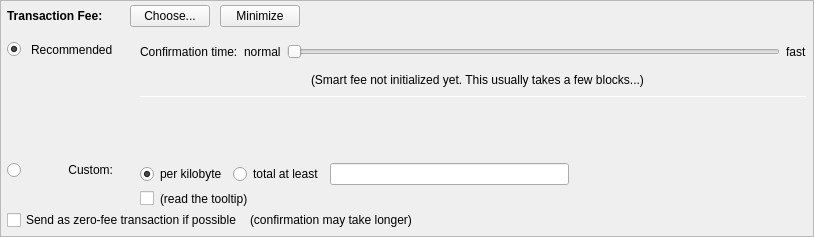
         <widget class="QFrame" name="frameFee">
          <property name="sizePolicy">
           <sizepolicy hsizetype="Expanding" vsizetype="Expanding">
            <horstretch>0</horstretch>
            <verstretch>0</verstretch>
           </sizepolicy>
          </property>
          <property name="maximumSize">
           <size>
            <width>16777215</width>
            <height>16777215</height>
           </size>
          </property>
          <property name="frameShape">
           <enum>QFrame::StyledPanel</enum>
          </property>
          <property name="frameShadow">
           <enum>QFrame::Sunken</enum>
          </property>
          <layout class="QVBoxLayout" name="verticalLayoutFee1">
           <property name="spacing">
            <number>0</number>
           </property>
           <property name="leftMargin">
            <number>0</number>
           </property>
           <property name="topMargin">
            <number>0</number>
           </property>
           <property name="rightMargin">
            <number>0</number>
           </property>
           <property name="bottomMargin">
            <number>0</number>
           </property>
           <item>
            <layout class="QVBoxLayout" name="verticalLayoutFee2" stretch="0,0,0">
             <property name="spacing">
              <number>0</number>
             </property>
             <property name="leftMargin">
              <number>6</number>
             </property>
             <property name="topMargin">
              <number>0</number>
             </property>
             <property name="rightMargin">
              <number>6</number>
             </property>
             <item>
              <layout class="QHBoxLayout" name="horizontalLayoutFee1">
               <property name="bottomMargin">
                <number>0</number>
               </property>
               <item>
                <layout class="QVBoxLayout" name="verticalLayoutFee7">
                 <property name="spacing">
                  <number>0</number>
                 </property>
                 <item>
                  <spacer name="verticalSpacerSmartFee">
                   <property name="orientation">
                    <enum>Qt::Vertical</enum>
                   </property>
                   <property name="sizeType">
                    <enum>QSizePolicy::Fixed</enum>
                   </property>
                   <property name="sizeHint" stdset="0">
                    <size>
                     <width>1</width>
                     <height>4</height>
                    </size>
                   </property>
                  </spacer>
                 </item>
                 <item>
                  <layout class="QHBoxLayout" name="horizontalLayoutSmartFee">
                   <property name="spacing">
                    <number>10</number>
                   </property>
                   <item>
                    <widget class="QLabel" name="labelFeeHeadline">
                     <property name="sizePolicy">
                      <sizepolicy hsizetype="Preferred" vsizetype="Maximum">
                       <horstretch>0</horstretch>
                       <verstretch>0</verstretch>
                      </sizepolicy>
                     </property>
                     <property name="font">
                      <font>
                       <weight>75</weight>
                       <bold>true</bold>
                      </font>
                     </property>
                     <property name="styleSheet">
                      <string notr="true">font-weight:bold;</string>
                     </property>
                     <property name="text">
                      <string>Transaction Fee:</string>
                     </property>
                    </widget>
                   </item>
                   <item>
                    <widget class="QLabel" name="labelFeeMinimized">
                     <property name="text">
                      <string/>
                     </property>
                    </widget>
                   </item>
                   <item>
                    <widget class="QPushButton" name="buttonChooseFee">
                     <property name="text">
                      <string>Choose...</string>
                     </property>
                    </widget>
                   </item>
                   <item>
                    <widget class="QPushButton" name="buttonMinimizeFee">
                     <property name="toolTip">
                      <string>collapse fee-settings</string>
                     </property>
                     <property name="text">
                      <string>Minimize</string>
                     </property>
                    </widget>
                   </item>
                  </layout>
                 </item>
                 <item>
                  <spacer name="verticalSpacer_5">
                   <property name="orientation">
                    <enum>Qt::Vertical</enum>
                   </property>
                   <property name="sizeHint" stdset="0">
                    <size>
                     <width>1</width>
                     <height>1</height>
                    </size>
                   </property>
                  </spacer>
                 </item>
                </layout>
               </item>
               <item>
                <spacer name="horizontalSpacer_4">
                 <property name="orientation">
                  <enum>Qt::Horizontal</enum>
                 </property>
                 <property name="sizeHint" stdset="0">
                  <size>
                   <width>40</width>
                   <height>20</height>
                  </size>
                 </property>
                </spacer>
               </item>
              </layout>
             </item>
             <item>
              <widget class="QFrame" name="frameFeeSelection">
               <layout class="QVBoxLayout" name="verticalLayoutFee12">
                <property name="spacing">
                 <number>0</number>
                </property>
                <property name="leftMargin">
                 <number>0</number>
                </property>
                <property name="topMargin">
                 <number>0</number>
                </property>
                <property name="rightMargin">
                 <number>0</number>
                </property>
                <property name="bottomMargin">
                 <number>0</number>
                </property>
                <item>
                 <layout class="QGridLayout" name="gridLayoutFee">
                  <property name="topMargin">
                   <number>10</number>
                  </property>
                  <property name="bottomMargin">
                   <number>4</number>
                  </property>
                  <property name="horizontalSpacing">
                   <number>10</number>
                  </property>
                  <property name="verticalSpacing">
                   <number>4</number>
                  </property>
                  <item row="2" column="0">
                   <layout class="QVBoxLayout" name="verticalLayoutFee4" stretch="0">
                    <item>
                     <spacer name="verticalSpacer_2">
                      <property name="orientation">
                       <enum>Qt::Vertical</enum>
                      </property>
                      <property name="sizeHint" stdset="0">
                       <size>
                        <width>1</width>
                        <height>1</height>
                       </size>
                      </property>
                     </spacer>
                    </item>
                   </layout>
                  </item>
                  <item row="3" column="0">
                   <layout class="QVBoxLayout" name="verticalLayoutFee9" stretch="0,1">
                    <item>
                     <widget class="QRadioButton" name="radioCustomFee">
                      <property name="text">
                       <string/>
                      </property>
                      <attribute name="buttonGroup">
                       <string notr="true">groupFee</string>
                      </attribute>
                     </widget>
                    </item>
                    <item>
                     <spacer name="verticalSpacer_6">
                      <property name="orientation">
                       <enum>Qt::Vertical</enum>
                      </property>
                      <property name="sizeHint" stdset="0">
                       <size>
                        <width>1</width>
                        <height>1</height>
                       </size>
                      </property>
                     </spacer>
                    </item>
                   </layout>
                  </item>
                  <item row="3" column="1">
                   <widget class="QLabel" name="labelCustomFee">
                    <property name="text">
                     <string>Custom:</string>
                    </property>
                    <property name="alignment">
                     <set>Qt::AlignRight|Qt::AlignTop|Qt::AlignTrailing</set>
                    </property>
                   </widget>
                  </item>
                  <item row="3" column="4">
                   <layout class="QVBoxLayout" name="verticalLayoutFee8">
                    <property name="spacing">
                     <number>6</number>
                    </property>
                    <item>
                     <layout class="QHBoxLayout" name="horizontalLayoutFee13">
                      <item>
                       <widget class="QRadioButton" name="radioCustomPerKilobyte">
                        <property name="toolTip">
                         <string>If the custom fee is set to 1000 uSPEs and the transaction is only 250 bytes, then &quot;per kilobyte&quot; only pays 250 uSPEs in fee,&lt;br /&gt;while &quot;at least&quot; pays 1000 uSPEs. For transactions bigger than a kilobyte both pay by kilobyte.</string>
                        </property>
                        <property name="text">
                         <string>per kilobyte</string>
                        </property>
                        <property name="checked">
                         <bool>true</bool>
                        </property>
                        <attribute name="buttonGroup">
                         <string notr="true">groupCustomFee</string>
                        </attribute>
                       </widget>
                      </item>
                      <item>
                       <widget class="QRadioButton" name="radioCustomAtLeast">
                        <property name="toolTip">
                         <string>If the custom fee is set to 1000 uSPEs and the transaction is only 250 bytes, then &quot;per kilobyte&quot; only pays 250 uSPEs in fee,&lt;br /&gt;while &quot;total at least&quot; pays 1000 uSPEs. For transactions bigger than a kilobyte both pay by kilobyte.</string>
                        </property>
                        <property name="text">
                         <string>total at least</string>
                        </property>
                        <attribute name="buttonGroup">
                         <string notr="true">groupCustomFee</string>
                        </attribute>
                       </widget>
                      </item>
                      <item>
                       <widget class="BitcoinAmountField" name="customFee"/>
                      </item>
                      <item>
                       <spacer name="horizontalSpacer_6">
                        <property name="orientation">
                         <enum>Qt::Horizontal</enum>
                        </property>
                        <property name="sizeHint" stdset="0">
                         <size>
                          <width>1</width>
                          <height>1</height>
                         </size>
                        </property>
                       </spacer>
                      </item>
                     </layout>
                    </item>
                    <item>
                     <layout class="QHBoxLayout" name="horizontalLayoutFee8">
                      <item>
                       <widget class="QCheckBox" name="checkBoxMinimumFee">
                        <property name="toolTip">
                         <string>Paying only the minimum fee is just fine as long as there is less transaction volume than space in the blocks.&lt;br /&gt;But be aware that this can end up in a never confirming transaction once there is more demand for MyTicketCoin transactions than the network can process.</string>
                        </property>
                        <property name="text">
                         <string/>
                        </property>
                       </widget>
                      </item>
                      <item>
                       <widget class="QLabel" name="labelMinFeeWarning">
                        <property name="enabled">
                         <bool>true</bool>
                        </property>
                        <property name="toolTip">
                         <string>Paying only the minimum fee is just fine as long as there is less transaction volume than space in the blocks.&lt;br /&gt;But be aware that this can end up in a never confirming transaction once there is more demand for MyTicketCoin transactions than the network can process.</string>
                        </property>
                        <property name="text">
                         <string>(read the tooltip)</string>
                        </property>
                        <property name="margin">
                         <number>5</number>
                        </property>
                       </widget>
                      </item>
                      <item>
                       <spacer name="horizontalSpacer_2">
                        <property name="orientation">
                         <enum>Qt::Horizontal</enum>
                        </property>
                        <property name="sizeHint" stdset="0">
                         <size>
                          <width>1</width>
                          <height>1</height>
                         </size>
                        </property>
                       </spacer>
                      </item>
                     </layout>
                    </item>
                   </layout>
                  </item>
                  <item row="1" column="1">
                   <widget class="QLabel" name="labelSmartFee_2">
                    <property name="text">
                     <string>Recommended</string>
                    </property>
                   </widget>
                  </item>
                  <item row="0" column="4" rowspan="3">
                   <layout class="QVBoxLayout" name="verticalLayoutFee3" stretch="0,0,0,0,1,0">
                    <property name="spacing">
                     <number>6</number>
                    </property>
                    <property name="topMargin">
                     <number>2</number>
                    </property>
                    <property name="bottomMargin">
                     <number>20</number>
                    </property>
                    <item>
                     <layout class="QHBoxLayout" name="horizontalLayoutFee9">
                      <item>
                       <widget class="QLabel" name="labelSmartFee3">
                        <property name="text">
                         <string>Confirmation time:</string>
                        </property>
                        <property name="margin">
                         <number>2</number>
                        </property>
                       </widget>
                      </item>
                      <item>
                       <widget class="QLabel" name="labelSmartFeeNormal">
                        <property name="text">
                         <string>normal</string>
                        </property>
                        <property name="margin">
                         <number>2</number>
                        </property>
                       </widget>
                      </item>
                      <item>
                       <widget class="QSlider" name="sliderSmartFee">
                        <property name="minimumSize">
                         <size>
                          <width>0</width>
                          <height>24</height>
                         </size>
                        </property>
                        <property name="minimum">
                         <number>0</number>
                        </property>
                        <property name="maximum">
                         <number>24</number>
                        </property>
                        <property name="pageStep">
                         <number>1</number>
                        </property>
                        <property name="value">
                         <number>0</number>
                        </property>
                        <property name="orientation">
                         <enum>Qt::Horizontal</enum>
                        </property>
                        <property name="invertedAppearance">
                         <bool>false</bool>
                        </property>
                        <property name="invertedControls">
                         <bool>false</bool>
                        </property>
                        <property name="tickPosition">
                         <enum>QSlider::NoTicks</enum>
                        </property>
                       </widget>
                      </item>
                      <item>
                       <widget class="QLabel" name="labelSmartFeeFast">
                        <property name="text">
                         <string>fast</string>
                        </property>
                       </widget>
                      </item>
                     </layout>
                    </item>
                    <item>
                     <layout class="QHBoxLayout" name="horizontalLayout_recommended_texts">
                      <property name="spacing">
                       <number>0</number>
                      </property>
                      <item>
                       <spacer name="horizontalSpacer_8">
                        <property name="orientation">
                         <enum>Qt::Horizontal</enum>
                        </property>
                        <property name="sizeHint" stdset="0">
                         <size>
                          <width>40</width>
                          <height>20</height>
                         </size>
                        </property>
                       </spacer>
                      </item>
                      <item>
                       <widget class="QLabel" name="labelFeeEstimation">
                        <property name="text">
                         <string/>
                        </property>
                        <property name="margin">
                         <number>2</number>
                        </property>
                       </widget>
                      </item>
                      <item>
                       <widget class="QLabel" name="labelSmartFee2">
                        <property name="text">
                         <string>(Smart fee not initialized yet. This usually takes a few blocks...)</string>
                        </property>
                        <property name="alignment">
                         <set>Qt::AlignLeading|Qt::AlignLeft|Qt::AlignVCenter</set>
                        </property>
                        <property name="wordWrap">
                         <bool>false</bool>
                        </property>
                        <property name="margin">
                         <number>2</number>
                        </property>
                        <property name="indent">
                         <number>-1</number>
                        </property>
                       </widget>
                      </item>
                      <item>
                       <spacer name="horizontalSpacer_3">
                        <property name="orientation">
                         <enum>Qt::Horizontal</enum>
                        </property>
                        <property name="sizeHint" stdset="0">
                         <size>
                          <width>40</width>
                          <height>20</height>
                         </size>
                        </property>
                       </spacer>
                      </item>
                     </layout>
                    </item>
                    <item>
                     <widget class="Line" name="line_2">
                      <property name="minimumSize">
                       <size>
                        <width>0</width>
                        <height>1</height>
                       </size>
                      </property>
                      <property name="maximumSize">
                       <size>
                        <width>16777215</width>
                        <height>1</height>
                       </size>
                      </property>
                      <property name="orientation">
                       <enum>Qt::Horizontal</enum>
                      </property>
                     </widget>
                    </item>
                    <item>
                     <layout class="QHBoxLayout" name="horizontalLayoutFee12">
                      <item>
                       <spacer name="horizontalSpacer_5">
                        <property name="orientation">
                         <enum>Qt::Horizontal</enum>
                        </property>
                        <property name="sizeHint" stdset="0">
                         <size>
                          <width>1</width>
                          <height>1</height>
                         </size>
                        </property>
                       </spacer>
                      </item>
                     </layout>
                    </item>
                    <item>
                     <spacer name="verticalSpacer_4">
                      <property name="orientation">
                       <enum>Qt::Vertical</enum>
                      </property>
                      <property name="sizeHint" stdset="0">
                       <size>
                        <width>1</width>
                        <height>1</height>
                       </size>
                      </property>
                     </spacer>
                    </item>
                    <item>
                     <spacer name="verticalSpacer_3">
                      <property name="orientation">
                       <enum>Qt::Vertical</enum>
                      </property>
                      <property name="sizeHint" stdset="0">
                       <size>
                        <width>20</width>
                        <height>40</height>
                       </size>
                      </property>
                     </spacer>
                    </item>
                   </layout>
                  </item>
                  <item row="1" column="2">
                   <widget class="QLabel" name="labelSmartFee">
                    <property name="text">
                     <string/>
                    </property>
                    <property name="margin">
                     <number>2</number>
                    </property>
                   </widget>
                  </item>
                  <item row="1" column="0">
                   <widget class="QRadioButton" name="radioSmartFee">
                    <property name="text">
                     <string/>
                    </property>
                    <property name="checked">
                     <bool>true</bool>
                    </property>
                    <attribute name="buttonGroup">
                     <string notr="true">groupFee</string>
                    </attribute>
                   </widget>
                  </item>
                 </layout>
                </item>
                <item>
                 <layout class="QHBoxLayout" name="horizontalLayoutFee5" stretch="0,0,0">
                  <property name="spacing">
                   <number>8</number>
                  </property>
                  <property name="bottomMargin">
                   <number>4</number>
                  </property>
                  <item>
                   <widget class="QCheckBox" name="checkBoxFreeTx">
                    <property name="text">
                     <string>Send as zero-fee transaction if possible</string>
                    </property>
                   </widget>
                  </item>
                  <item>
                   <widget class="QLabel" name="labelFreeTx">
                    <property name="text">
                     <string>(confirmation may take longer)</string>
                    </property>
                    <property name="margin">
                     <number>5</number>
                    </property>
                   </widget>
                  </item>
                  <item>
                   <spacer name="horizontalSpacerFee5">
                    <property name="orientation">
                     <enum>Qt::Horizontal</enum>
                    </property>
                    <property name="sizeHint" stdset="0">
                     <size>
                      <width>1</width>
                      <height>1</height>
                     </size>
                    </property>
                   </spacer>
                  </item>
                 </layout>
                </item>
                <item>
                 <spacer name="verticalSpacerFee2">
                  <property name="orientation">
                   <enum>Qt::Vertical</enum>
                  </property>
                  <property name="sizeHint" stdset="0">
                   <size>
                    <width>1</width>
                    <height>1</height>
                   </size>
                  </property>
                 </spacer>
                </item>
               </layout>
              </widget>
             </item>
             <item>
              <spacer name="verticalSpacerFee">
               <property name="orientation">
                <enum>Qt::Vertical</enum>
               </property>
               <property name="sizeHint" stdset="0">
                <size>
                 <width>800</width>
                 <height>1</height>
                </size>
               </property>
              </spacer>
             </item>
            </layout>
           </item>
          </layout>
         </widget>
